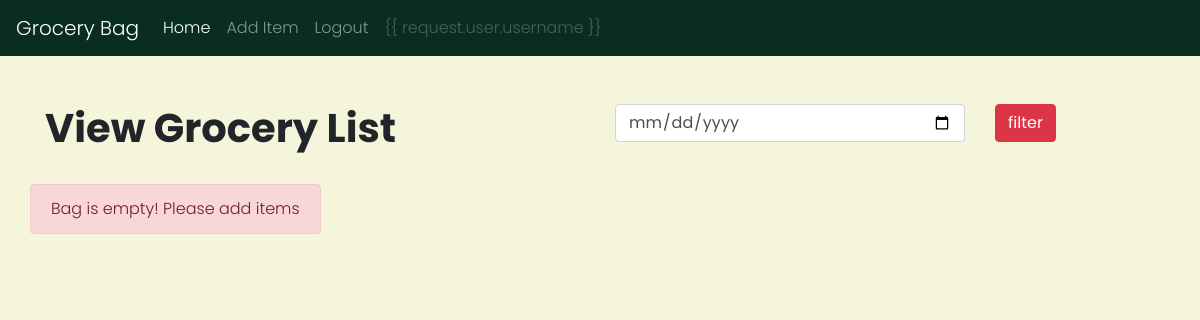
The app's page / (signed in), older data.
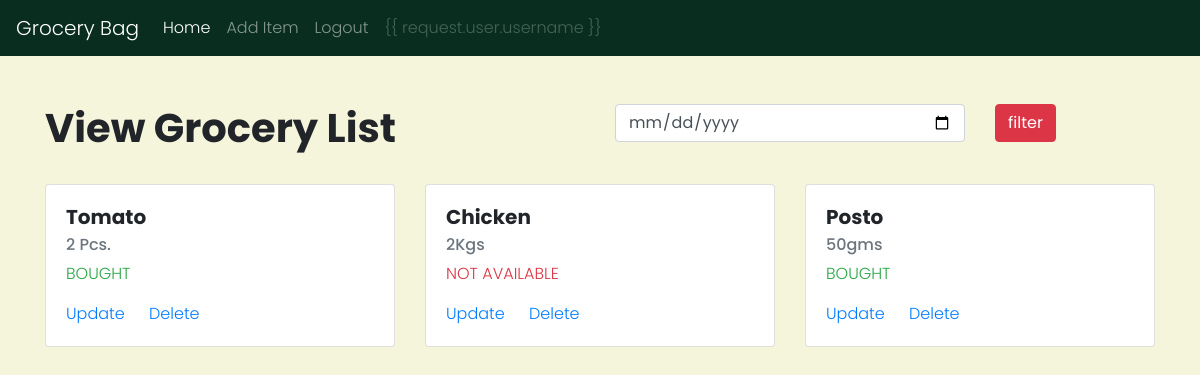
The same page, newer data.
### grocery_app/models.py (models this page shows, shortened)
class Item(models.Model):
    owner = models.ForeignKey(
        User, on_delete=models.CASCADE, related_name='item')
    ITEM_STATUS = (
        ('PENDING', 'PENDING'),
        ('BOUGHT', 'BOUGHT'),
        ('NOT_AVAILABLE', 'NOT AVAILABLE')
    )
    name = models.CharField(max_length=150)
    quantity = models.CharField(max_length=150)
    status = models.CharField(
        max_length=15, choices=ITEM_STATUS, default='PENDING')
    date = models.DateField()

### grocery_app/views.py (the view)
# urls.py: path('', views.IndexView.as_view(), name='index'),
class IndexView(View):
    def get(self, request):
        if request.user.is_authenticated:
            grocery_list = Item.objects.filter(owner=request.user).all()
            return render(request, 'grocery_app/index.html', {
                'grocery': grocery_list
            })
        else:
            return HttpResponseRedirect(reverse('login'))

### grocery_app/templates/grocery_app/index.html (shortened to what this page needs)
{% extends "grocery_app/layout.html" %}
{% load static %}
{% block body %}
<div class="container mt-5">
  <div class="row">
    <div class="col-lg-6">
      <h1>View Grocery List</h1>
    </div>
    <div class="col-lg-6 float-right">
      <div class="row">
        <div class="col-lg-8">
          <input type="date" class="form-control">
        </div>
        <div class="col-lg-4">
          <input type="submit" class="btn btn-danger" value="filter">
        </div>
      </div>
    </div>
  </div>
  <div class="row mt-4">
    {% for item in grocery %}
    <div class="col-lg-4">
      <div class="card">
        <div class="card-body">
          <h5 class="card-title">{{ item.name }}</h5>
          <h6 class="card-subtitle mb-2 text-muted">{{ item.quantity }}</h6>
          {% if item.status == 'BOUGHT' %}
          <p class="text-success">{{ item.status }}</p>
          {% elif item.status == 'PENDING' %}
          <p class="text-info">{{ item.status }}</p>
          {% else %}
          <p class="text-danger">{{ item.status }}</p>
          {% endif %}
          <a href="{% url 'update' item.pk %}" class="card-link">Update</a>
          <a href="{% url 'delete' item.pk %}" class="card-link">Delete</a>
        </div>
      </div>
    </div>
    {% empty %}
    <div class="alert alert-danger" role="alert">Bag is empty! Please add items</div>
    {% endfor %}
  </div>
</div>
{% endblock %}

Row changes from the older to the newer data that the page shows:
now on this page (row edited): Item: name "Tomato", quantity "2 Pcs.", status "BOUGHT"
now on this page (row edited): Item: name "Chicken", quantity "2Kgs", status "NOT AVAILABLE"
now on this page (row edited): Item: name "Posto", quantity "50gms", status "BOUGHT"
Text that changed along with them:
text no longer shown: "Bag is empty! Please add items"
